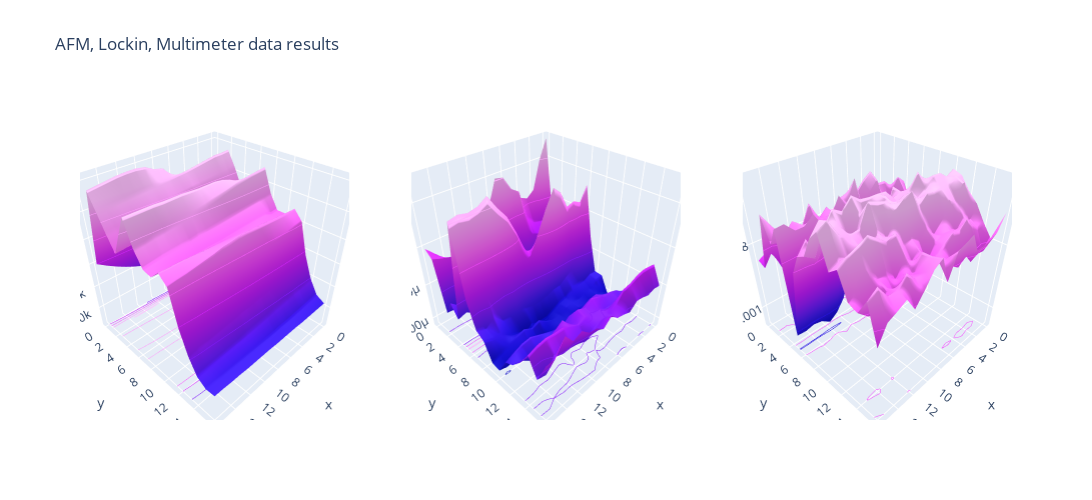

The notebook cell saved with this chart:
### Code cell
import plotly.graph_objects as go
from plotly.subplots import make_subplots


def plotdata(afm,lockin,multimeter,**kwargs):
    fig = make_subplots(
        rows=1, cols=3,
        specs=[[{'type': 'surface'}, {'type': 'surface'},{'type': 'surface'}]])

    # Generate data
    nx = afm.shape[0]
    ny = afm.shape[1]
    x = np.arange(0, nx, 1)
    y = np.arange(0, ny, 1)
    fig.add_trace(
        go.Surface(x=x, y=y, z=afm, colorscale='Plotly3',showscale=False),
        row=1, col=1)
    fig.update_traces(contours_z=dict(show=True, usecolormap=True,highlightcolor="limegreen", project_z=True))

    fig.add_trace(
        go.Surface(x=x, y=y, z=lockin, colorscale='Plotly3',showscale=False),
        row=1, col=2)
    fig.update_traces(contours_z=dict(show=True, usecolormap=True,highlightcolor="limegreen", project_z=True))

    fig.add_trace(
        go.Surface(x=x, y=y, z=multimeter, colorscale='Plotly3',showscale=False),
        row=1, col=3)
    fig.update_traces(contours_z=dict(show=True, usecolormap=True,highlightcolor="limegreen", project_z=True))

    fig.update_layout(
        title_text='AFM, Lockin, Multimeter data results',
        height=500,
        width=1200,
        #margin=dict(l=50, r=50, b=30, t=35)
    )

    fig.show()
plotdata(afm,lockin,multimeter)

### Figure 1 — Plotly figure (JSON) as saved in the notebook; plotly's stock layout.template omitted (floating-point values rounded to 4 significant figures; data arrays with more than 128 entries replaced by an {"elided": "..."} marker saying what was removed)
{"data": [{"colorscale": [[0, "#0508b8"], [0.08333, "#1910d8"], [0.1667, "#3c19f0"], [0.25, "#6b1cfb"], [0.3333, "#981cfd"], [0.4167, "#bf1cfd"], [0.5, "#dd2bfd"], [0.5833, "#f246fe"], [0.6667, "#fc67fd"], [0.75, "#fe88fc"], [0.8333, "#fea5fd"], [0.9167, "#febefe"], [1, "#fec3fe"]], "contours": {"z": {"highlightcolor": "limegreen", "project": {"z": true}, "show": true, "usecolormap": true}}, "scene": "scene", "showscale": false, "type": "surface", "x": [0, 1, 2, 3, 4, 5, 6, 7, 8, 9, 10, 11, 12, 13, 14, 15, 16], "y": [0, 1, 2, 3, 4, 5, 6, 7, 8, 9, 10, 11, 12, 13, 14, 15, 16], "z": {"elided": "17x17 int values"}}, {"colorscale": [[0, "#0508b8"], [0.08333, "#1910d8"], [0.1667, "#3c19f0"], [0.25, "#6b1cfb"], [0.3333, "#981cfd"], [0.4167, "#bf1cfd"], [0.5, "#dd2bfd"], [0.5833, "#f246fe"], [0.6667, "#fc67fd"], [0.75, "#fe88fc"], [0.8333, "#fea5fd"], [0.9167, "#febefe"], [1, "#fec3fe"]], "contours": {"z": {"highlightcolor": "limegreen", "project": {"z": true}, "show": true, "usecolormap": true}}, "scene": "scene2", "showscale": false, "type": "surface", "x": [0, 1, 2, 3, 4, 5, 6, 7, 8, 9, 10, 11, 12, 13, 14, 15, 16], "y": [0, 1, 2, 3, 4, 5, 6, 7, 8, 9, 10, 11, 12, 13, 14, 15, 16], "z": {"elided": "17x17 float values"}}, {"colorscale": [[0, "#0508b8"], [0.08333, "#1910d8"], [0.1667, "#3c19f0"], [0.25, "#6b1cfb"], [0.3333, "#981cfd"], [0.4167, "#bf1cfd"], [0.5, "#dd2bfd"], [0.5833, "#f246fe"], [0.6667, "#fc67fd"], [0.75, "#fe88fc"], [0.8333, "#fea5fd"], [0.9167, "#febefe"], [1, "#fec3fe"]], "contours": {"z": {"highlightcolor": "limegreen", "project": {"z": true}, "show": true, "usecolormap": true}}, "scene": "scene3", "showscale": false, "type": "surface", "x": [0, 1, 2, 3, 4, 5, 6, 7, 8, 9, 10, 11, 12, 13, 14, 15, 16], "y": [0, 1, 2, 3, 4, 5, 6, 7, 8, 9, 10, 11, 12, 13, 14, 15, 16], "z": {"elided": "17x17 float values"}}], "layout": {"height": 500, "scene": {"domain": {"x": [0, 0.2889], "y": [0, 1]}}, "scene2": {"domain": {"x": [0.3556, 0.6444], "y": [0, 1]}}, "scene3": {"domain": {"x": [0.7111, 1], "y": [0, 1]}}, "title": {"text": "AFM, Lockin, Multimeter data results"}, "width": 1200}}
